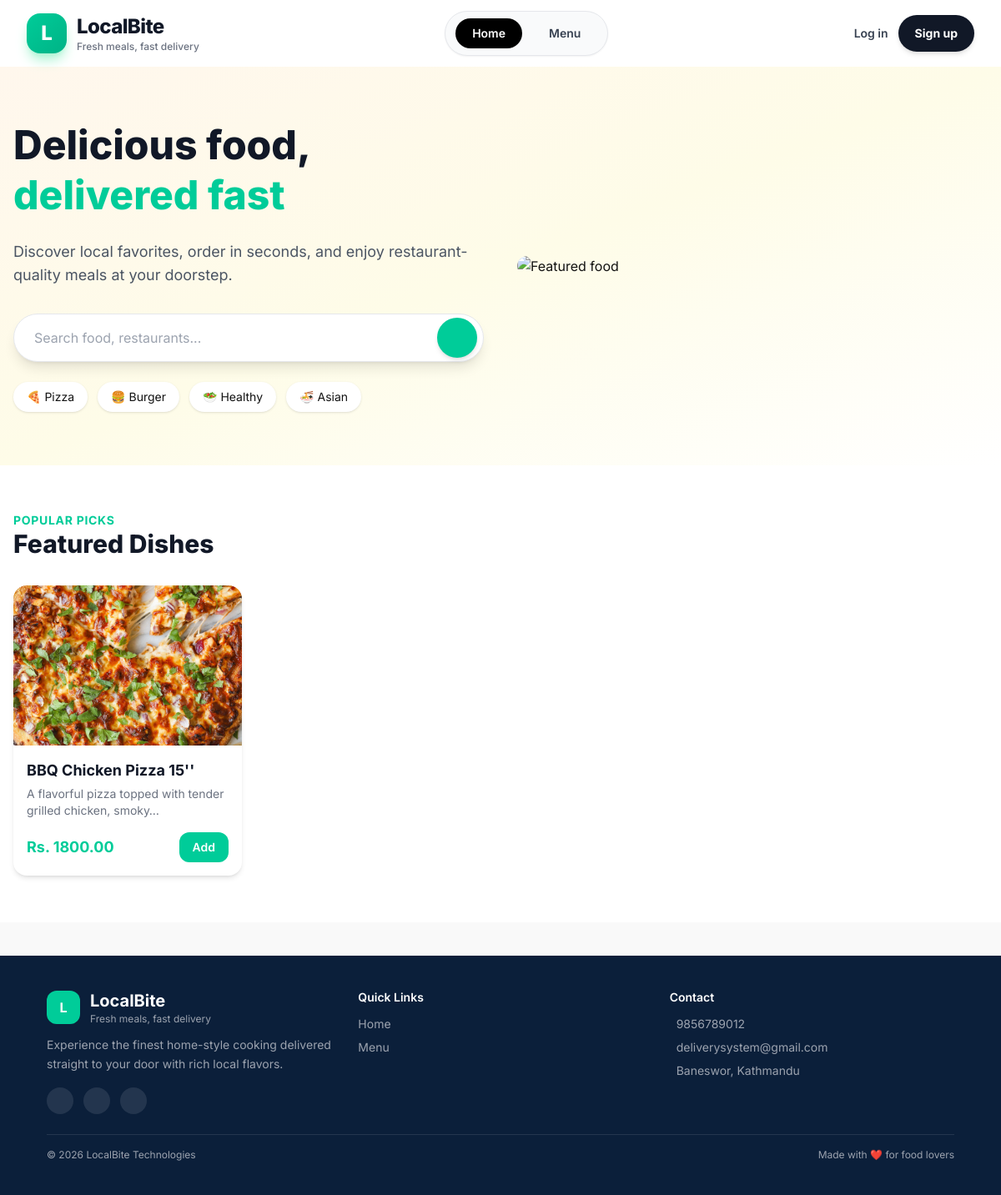
/, run on an earlier commit of the app's database.
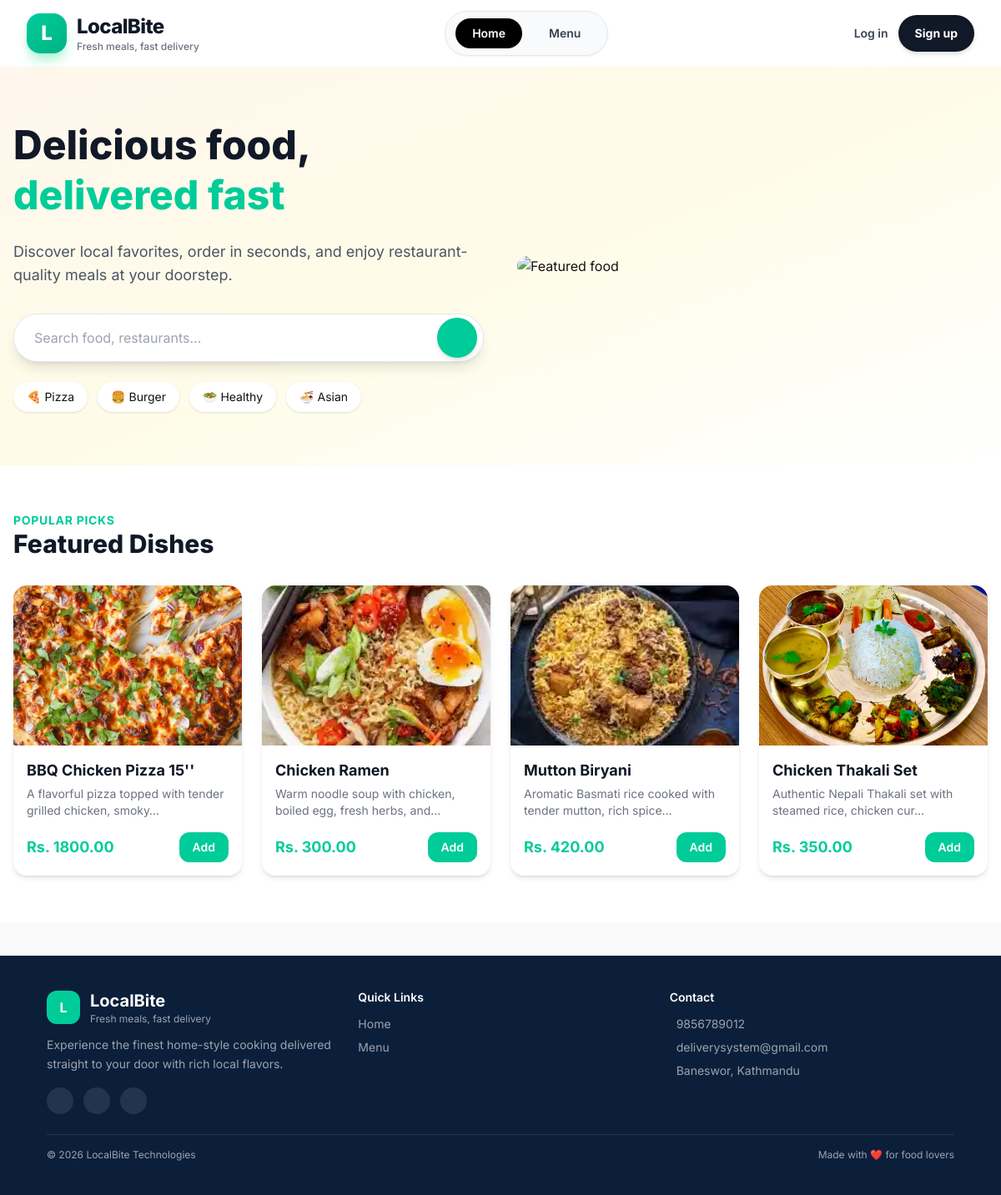
And on a later commit of the database.
### main/models.py (models this page shows, shortened)
class Product(models.Model):
    name = models.CharField(max_length=100, db_index=True)
    price = models.DecimalField(max_digits=10, decimal_places=2, default=0.0)
    image = models.ImageField(upload_to="products/")
    featured = models.BooleanField(default=False)
    description = models.TextField(null=True, blank=True)
    created_at = models.DateTimeField(auto_now_add=True)
    updated_at = models.DateTimeField(auto_now=True)
    categories = models.ManyToManyField(Category)

### main/views.py (the view, shortened to what this page needs)
# urls.py: path('', views.home, name='home'),
def home(request):
    categories = Category.objects.all()
    featured_products = Product.objects.filter(featured=True)[:4]
    menu_products = Product.objects.all()
    rider_tasks_count = 0
    context = {
        'categories': categories,
        'featured_products': featured_products,
        'menu_products': menu_products,
        'rider_tasks_count': rider_tasks_count,
    }
    return render(request, 'main/home.html', context)

### main/templates/main/home.html (shortened to what the changed rows need)
{% extends "base.html" %}
{% block content %}
<section class="bg-gradient-to-br from-[#fff7ed] via-[#fefce8] to-white py-16">
    <div class="max-w-7xl mx-auto px-4 grid lg:grid-cols-2 gap-10 items-center">
        <div class="animate-fade-left">
            <h1 class="text-5xl font-extrabold text-gray-900 leading-tight">
                Delicious food, <br>
                <span class="text-primary">delivered fast</span>
            </h1>
        </div>
    </div>
</section>
<section class="py-14 bg-white">
    <div class="max-w-7xl mx-auto px-4">
        <div class="flex justify-between items-center mb-8">
            <div>
                <h2 class="text-3xl font-extrabold text-gray-900">Featured Dishes</h2>
            </div>
        </div>
        <div class="grid sm:grid-cols-2 md:grid-cols-3 lg:grid-cols-4 gap-6">
            {% for product in featured_products %}
            <div class="bg-white rounded-2xl shadow-md hover:shadow-xl transition duration-300 overflow-hidden animate-fade-up">
                <div class="relative">
                    {% if product.image %}
                    <img src="{{ product.image.url }}" class="h-48 w-full object-cover" alt="{{ product.name }}">
                    {% else %}
                    <div class="h-48 w-full bg-gray-100 flex items-center justify-center text-gray-400">
                        <i class="las la-image text-4xl"></i>
                    </div>
                    {% endif %}
                </div>
                <div class="p-4">
                    <h3 class="font-bold text-lg text-gray-900">{{ product.name }}</h3>
                    <p class="text-sm text-gray-500 mt-1">
                        {{ product.description|default:"Freshly prepared and delicious."|truncatechars:60 }}
                    </p>
                    <div class="flex justify-between items-center mt-4">
                        <span class="font-bold text-primary text-lg">Rs. {{ product.price }}</span>
                        {% if not user.is_authenticated or user.role != 'admin' %}
                        <button
                            @click="addToCart({{ product.id }})"
                            class="bg-primary text-white px-4 py-2 rounded-xl text-sm font-semibold hover:scale-105 transition">
                            Add
                        </button>
                        {% endif %}
                    </div>
                </div>
            </div>
            {% empty %}
            <p class="text-gray-500">No featured dishes available.</p>
            {% endfor %}
        </div>
    </div>
</section>
{% endblock %}

What changed in the data, as far as the page shows it:
added Product: image (picture), name "Chicken Ramen", description "Warm noodle soup with chicken, boiled egg, fresh herbs, and…", price "300.00"
added Product: image (picture), name "Mutton Biryani", description "Aromatic Basmati rice cooked with tender mutton, rich spice…", price "420.00"
added Product: image (picture), name "Chicken Thakali Set", description "Authentic Nepali Thakali set with steamed rice, chicken cur…", price "350.00"
